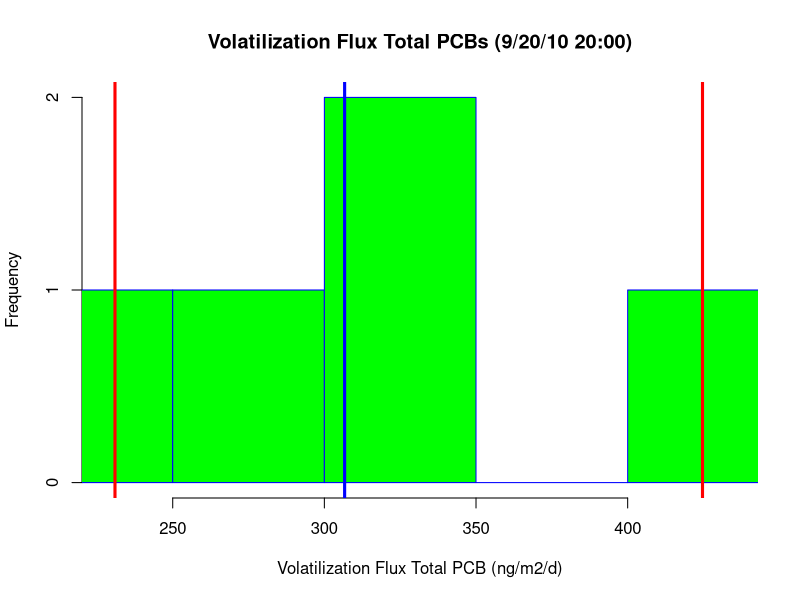

The R source for this figure:
# Code to estimate individual PCB fluxes from Portland Harbor
# using 2018 and 2019 water samples
# Air data are not used in these calculations
# Monte Carlo simulation is included
# No needs of R packages

# Chemical properties -----------------------------------------------------

# Read chemical properties
cp <- read.csv("ChemicalProperties.csv")
Congener <- cp$Congener
MW.PCB <- cp$MW.PCB
nOrtho.Cl <- cp$nOrtho.Cl
H0.mean <- cp$H0
H0.error <- cp$H0.error
Kow.mean <- cp$Kow
Kow.error <- cp$Kow.error

# Water concentrations ----------------------------------------------------

# Read water concentrations
wc.raw <- read.csv("WaterConcentration.csv")
# Different approaches to use the data
# Prepare data [pg/L] = [ng/m3]
wc.1 <- subset(wc.raw, select = -c(SampleID:Units))
wc.2 <- cbind(wc.raw$LocationID, wc.1)
colnames(wc.2)[1] <- "LocationID"
wc.ave <- sapply(wc.1, mean, na.rm = TRUE)
wc.sd <- sapply(wc.1, sd, na.rm = TRUE)
wd.3 <- data.frame(t(rbind(wc.ave, wc.sd)))
C.PCB.water.mean <- wd.3$wc.ave
C.PCB.water.error <- wd.3$wc.sd

# (1) Mean and standard deviation

# (2) Geometric mean and geometric standard deviation

# (3) Selected samples

# Meteorological data -----------------------------------------------------

# Read meteorological conditions
meteor <- read.csv("Meteorological.csv")
# Columns are the different water sampling periods
# except last columns are the passive sampler deployment
# Columns 2 to 11 definitions: sampl.aug.2018.av,sampl.aug.2018.sd,
# sampl.nov.2018.av, sampl.nov.2018.sd, sampl.jan.2019.av,
# sampl.jan.2019.sd, sampl.feb.2019.av, sampl.feb.2019.sd,
# sampl.sum.2020.av, sampl.sum.2022.sd
# m is column number
m <- 2 # from 2 to 11
tair.mean <- meteor[1, m]
tair.error <- meteor[1, m+1]
twater.mean <- meteor[2, m]
twater.error <- meteor[2, m+1]
u10.mean <- meteor[3, m]
u10.error <- meteor[3, m+1]
P.mean <- meteor[4, m]
P.error <- meteor[4, m +1]

# Flux calculations -------------------------------------------------------

# Flux function
final.result = function(MW.PCB, H0.mean, H0.error, 
         C.PCB.water.mean, C.PCB.water.error, nOrtho.Cl,
         Kow.mean, Kow.error) {
# fixed parameters

R <- 8.3144 # [Pa m3/K/mol]
T <- 298.15 # [K]

F.PCB.aw <- NULL
# number of replicates for Monte Carlo simulation
for (replication in 1:5) {

# Random parameters
# Parameters for calculating Delta Uaw
a <- rnorm(1, 0.085, 0.007)
b <- rnorm(1, 1, 0.5)
c <- rnorm(1, 32.7, 1.6)
# Parameter for calculating Delta Uoa
a2 <- rnorm(1, 0.13, 0.02) 
b2 <- rnorm(1, 2.9, 1.2)
c2 <- rnorm(1, 47.8, 4.3)
# Henry's law constant 
H0 <- rnorm(1, H0.mean, H0.error) # [Pa m3/mol]
# Octanol-water partition coefficient
Kow <- rnorm(1, Kow.mean, Kow.error) # [Lwater/Loctanol] 
# PCB water concentration
C.PCB.water <- abs(rnorm(1, C.PCB.water.mean, C.PCB.water.error)) # [pg/L]
# DOC (Spencer et al 2012)
DOC <- abs(rnorm(1, 2, 0.3)) # [mg/L]
# Water temperature
T.water <- rnorm(1, twater.mean, twater.error) # [C]
# Air temperature
T.air <- rnorm(1, tair.mean, tair.error) # [C]
# atmospheric pressure
P <- rnorm(1, P.mean, P.error) # [mbar]
# Wind speed @10 m
u <- abs(rnorm(1, u10.mean, u10.error)) # [m/s] missing

# Computed values
# Henry's law constant (HLC) corrections
# PCB internal energy for the transfer of water to air transfer
DeltaUaw <- (a*MW.PCB-b*nOrtho.Cl+c)*1000 # [J/mol]
# Transform HLC to K
K <- 10^(H0)*101325/(R*T) # [Lwater/Lair]
# Correct K using water temperature
K.air.water <- K*exp(-(DeltaUaw/R)*(1/(T.water + 273.15) - 1/T)) # [Lwater/Lair]
# Final K (corrected by air and water temperature)
K.final <- K.air.water*(T.water + 273.15)/(T.air + 273.15) # [Lwater/Lair]

# KDOC calculation and correction
# PCB internal energy for the transfer of octanol-air
DeltaUoa <- (-a2*MW.PCB+b2*nOrtho.Cl-c2)*1000 # [J/mol]
# PCB internal energy for the transfer of octanol-water
DeltaUow <- DeltaUoa + DeltaUaw # [J/mol]
# Octanol-water partition coefficient corrected by water temperature
Kow.water.t <- 10^(Kow)*exp(-(DeltaUow/R)*(1/(T.water + 273.15)-1/T)) # [Loctanol/Lwater]
# DOC-water partition coefficient
Kdoc.t <- 0.06*Kow.water.t # [Lwater/kgdoc]

# Freely dissolved water concentration calculations
C.PCB.water.f <- C.PCB.water/(1 + Kdoc.t*DOC/1000^2) # [ng/m3]

# Air-water mass transfer calculations
# (1) Air side mass transfer calculations
# Water diffusivity in air corrected by air
# temperature and atmospheric pressure
D.water.air <- (10^(-3)*1013.25*((273.15+T.air)^1.75*((1/28.97) +
                (1/18.0152))^(0.5))/P/(20.1^(1/3) + 9.5^(1/3))^2) # [cm2/s]
# PCB diffusivity in air
D.PCB.air <- D.water.air*(MW.PCB/18.0152)^(-0.5) # [cm2/s]
# Water vapor exchange velocity in air (from eq. 20-15)
V.water.air <- 0.2*u + 0.3 # u @10 meter [cm/s]
# Air side mass transfer
V.PCB.air <- V.water.air*(D.PCB.air/D.water.air)^(2/3) # [cm/s]

# (2) Water side mass transfer calculations
# Viscosity of water at water temperature
visc.water <- 10^(-4.5318-220.57/(149.39 - (273.15 + T.water)))
# Water density corrected at water temperature
dens.water <- (999.83952+16.945176*T.water - 7.9870401*10^-3*T.water^2
               - 46.170461*10^-6*3 + 105.56302*10^-9*T.water^4 -
                 280.54253*10^-12*T.water^5)/(1 + 16.87985*10^-3*T.water)
# Kinematic viscosity of water
v.water <- visc.water/dens.water*10000 # [cm2/s]
# CO2 diffusivity in water at water temperature
diff.co2 <- 0.05019*exp(-19.51*1000/(273.15 + T.water)/R) # [cm2/s]
# PCB diffusivity in water 
D.PCB.water <- diff.co2*(MW.PCB/44.0094)^(-0.5) # [cm2/s]
# PCB Schmidt number in water
Sc.PCB.water <- v.water/D.PCB.water
# CO2 Schmidt number in water
Sc.co2.water <- v.water/diff.co2
# k600 calculations, u in [m/s], k600 originally [cm/h]
k600 <- (4.46 + 7.11*u)/60/60 #[cm/s]
# Water side mass transfer (from eq. 20-24)
if(u > 5){
  V.PCB.water <- k600*(Sc.PCB.water/Sc.co2.water)^(-0.5)  
} else {
  V.PCB.water <- k600*(Sc.PCB.water/Sc.co2.water)^(-2/3)
} # [cm/s]

# Air-water mass transfer
mtc.PCB <- ((1/V.PCB.water+1/(V.PCB.air*K.final)))^(-1) # [cm/s]
# Flux calculations
F.PCB.aw <- c(F.PCB.aw, mtc.PCB*(C.PCB.water.f)*(60*60*24)/100) # [ng/m2/d]

}

F.PCB.aw

}

# Final calculations ------------------------------------------------------

Num.Congener <- length(Congener)

result <- NULL
for (i in 1:Num.Congener) {
	result <- rbind(result, final.result(MW.PCB[i], H0.mean[i], H0.error[i], 
         C.PCB.water.mean[i], C.PCB.water.error[i], nOrtho.Cl[i],
         Kow.mean[i], Kow.error[i]))
}

# Sum of all congeners per repetition
final.result <- data.frame(colSums(result, na.rm = TRUE))

# Summary of the total PCBs
mmm <- mean(final.result$colSums.result.)
sss <- sd(final.result$colSums.result.)
q2.5 <- quantile(final.result$colSums.result., 0.025)
q97.5 <- quantile(final.result$colSums.result., 0.975)
tPCBFlux <- c(mmm, sss, q2.5, q97.5)
names(tPCBFlux) <- c("Mean (ng/m2/d)", "Std (ng/m2/d)",
                     "2.5%CL (ng/m2/d)", "97.5%CL (ng/m2/d)")

# Plots -------------------------------------------------------------------

# Histogram
hist(as.numeric(final.result[,1]), main = "Volatilization Flux Total PCBs (9/20/10 20:00)",
     xlab = "Volatilization Flux Total PCB (ng/m2/d)", border = "blue", col = "green",
     xlim = c(min(as.numeric(final.result[,1])), max(as.numeric(final.result[,1]))))
abline(v = median(as.numeric(final.result[,1])), col = "blue", lwd = 3)
abline(v = quantile(as.numeric(final.result[,1]), 0.025), col = "red", lwd = 3)
abline(v = quantile(as.numeric(final.result[,1]), 0.975), col = "red", lwd = 3)
abline(v = 0, col = "black", lwd = 3)
